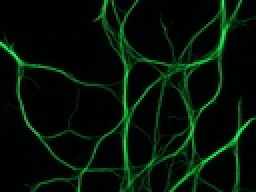
%> input picture Image Processing/Homework 2/no+degeneration.jpg, 128 x 96 px, shrunk from 1388 x 1040 before the run (shown 2 times larger)
$ octave analysis.m   (GNU Octave 9; MATLAB toolbox functions it lacks are replaced by stand-ins)
%> lines starting %> are read from the running program, lines starting %| are printed output that depends on the picture
%% Homework 2
close all; clear all;

% Read in all the images.
img0 = imread('no+degeneration.jpg');
%> img0 is the input picture: size 96x128x3 uint8; mean R, G, B 4.8, 19.8, 7.9
img1 = imread('very+little+degeneration.jpg');
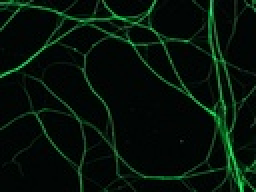
%> input picture Image Processing/Homework 2/very+little+degeneration.jpg, 128 x 96 px, shrunk from 1388 x 1040 before the run (shown 2 times larger)
%> img1 is the input picture: size 96x128x3 uint8; mean R, G, B 5.8, 19.1, 9.8
img2 = imread('medium+degeneration.jpg');
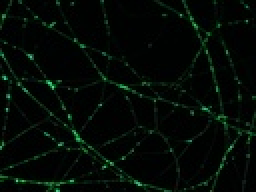
%> input picture Image Processing/Homework 2/medium+degeneration.jpg, 128 x 96 px, shrunk from 1388 x 1040 before the run (shown 2 times larger)
%> img2 is the input picture: size 96x128x3 uint8; mean R, G, B 3.5, 10.3, 5.4
img3 = imread('70-80+percent+degeneration.jpg');
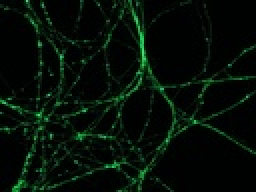
%> input picture Image Processing/Homework 2/70-80+percent+degeneration.jpg, 128 x 96 px, shrunk from 1388 x 1040 before the run (shown 2 times larger)
%> img3 is the input picture: size 96x128x3 uint8; mean R, G, B 4.6, 15.1, 7.3

% Choose an image to process.
img = img3(:,:, 2);      % Green channel only.
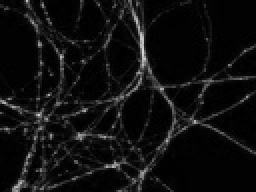
%> img: size 96x128 uint8 (shown 2 times larger); min 0, max 216, mean 15.1

% Attempt the algorithm for various neighborhoods.
hood_sizes = 5:2:9;
% Create a stacked image that holds the results for each neighborhood.
res = zeros(size(img,1), size(img,2), length(hood_sizes));


% Pad the image for processing.
for n = 1:length(hood_sizes)

    % De-reference the size of the square neighborhood.
    a = hood_sizes(n);
    % We still want to consider only a subset of pixels in the analysis.
    margin = floor(a/2);
    % Replicate-Pad the image.
    img = padarray(img, [a-1 a-1], 'replicate');

    % To see how far we have progressed.
    n

    % Ignore synthetic boundaries.
    for i = margin+1:size(img, 1)-margin-1
        for j = margin+1:size(img, 2)-margin-1

            nhood = img(i-margin:i+margin, j-margin:j+margin) - 127;
            nhood = double(nhood);

            % Look for similarity of the rotated neighborhood.
            res(i,j,n) = mean(mean((nhood^2)));

        end
    end

end
%> this loop made 3 passes
%> pass 1, `img = padarray(img, [a-1 a-1], 'replicate');`:
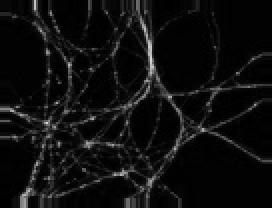
%> img: size 104x136 uint8 (shown 2 times larger); min 0, max 216, mean 14.6
%> pass 3, `img = padarray(img, [a-1 a-1], 'replicate');`:
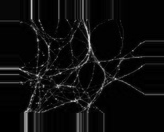
%> img: size 132x164 uint8; min 0, max 216, mean 12.9
%> after the loop:
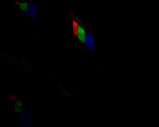
%> res: size 127x159x3 double; mean R, G, B 8.5, 9.6, 11.3; drawn with min black and max white

disp('Remember to save variable res as a .mat file');
